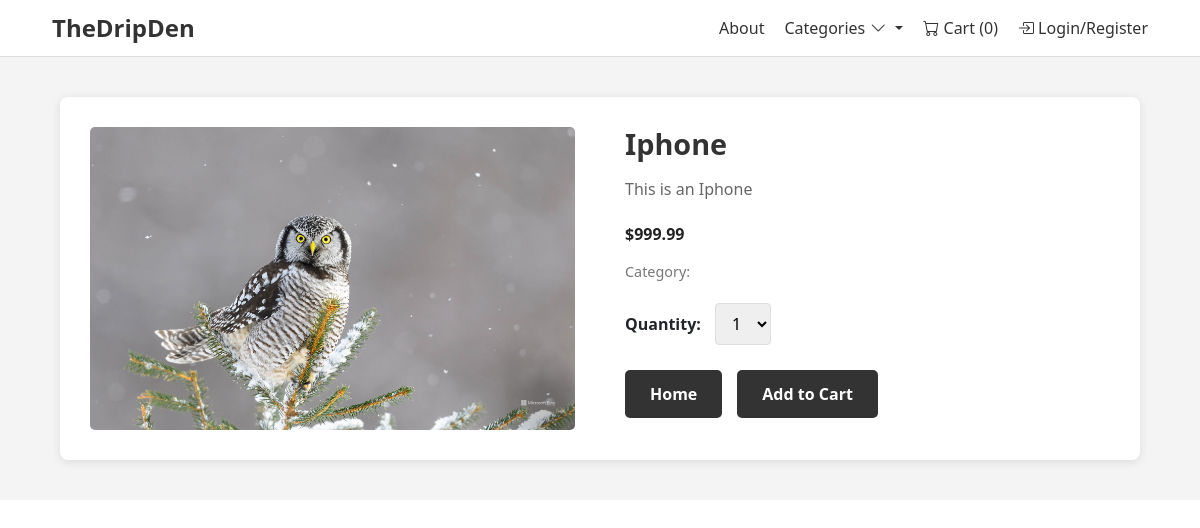
Page /product/1 on the committed database.
### store/models.py (models this page shows, shortened)
class Product(models.Model):
    name=models.CharField( max_length=100)
    price=models.DecimalField(default=0,decimal_places=2,max_digits=6)
    category=models.ForeignKey(Category,on_delete=models.CASCADE,default=1)
    description=models.CharField( max_length=250,default='',blank=True,null=True)
    image=models.ImageField(upload_to='uploads/product')
    is_sale=models.BooleanField(default=False)
    sale_price=models.DecimalField(default=0,decimal_places=2,max_digits=6)

### store/views.py (the view)
# urls.py: path('product/<int:pk>',views.product,name='product'),
def product(request,pk):
    product=Product.objects.get(id=pk)
    return render(request,'product.html',{'product':product})

### cart/cart.py (called while the page is built)
    def __len__(self):
        return len(self.cart)

### cart/context_processors.py (called while the page is built)
def cart(request):
    return {'cart':Cart(request)}

### store/templates/product.html (shortened to what this page needs)
{% extends 'base.html' %}
{% load static %}
{% block content %}
<link rel="stylesheet" href="{% static 'css/product_detail.css' %}">
<section class="product-detail">
  <div class="product-card">
    <div class="product-image">
      <img src="{{ product.image.url }}" alt="{{ product.name }}">
    </div>
    <div class="product-info">
      <h2>{{ product.name }}</h2>
      <p class="description">{{ product.description }}</p>
      {% if product.is_sale %}
      <div class="sale-label">Sale!</div>
      <p class="price">
        <del>${{ product.price }}</del>
        <span class="sale-price">${{ product.sale_price }}</span>
      </p>
      {% else %}
      <p class="price">${{ product.price }}</p>
      {% endif %}
      <p class="category">Category: {{ product.Category }}</p>
      <div class="quantity-section">
        <label for="qty-cart">Quantity:</label>
        <select id="qty-cart">
          <option value="1">1</option>
        </select>
      </div>
      <div class="buttons">
        <a href="{% url 'home' %}" class="btn">Home</a>
        <button type="button" id="add-cart" value="{{ product.id }}" class="btn">Add to Cart</button>
      </div>
    </div>
  </div>
</section>
{% endblock %}

### static/css/base.css (style rules this page uses)
* { margin: 0; padding: 0; box-sizing: border-box; }
body { font-family: Arial, sans-serif; line-height: 1.6; color: #333; background-color: #f4f4f4; }

### static/css/products.css (style rules this page uses)
.product-info .price { font-size: 1rem; font-weight: 600; color: #222; }
.product-info .category { font-size: 0.9rem; color: #777; margin-top: 5px; }

### static/css/product_detail.css (style rules this page uses)
.product-detail { padding: 40px 5vw; background-color: #f4f4f4; }
.product-card { display: flex; max-width: 1200px; margin: 0 auto; background-color: #fff; border-radius: 8px; padding: 30px; box-shadow: 0 2px 10px rgba(0, 0, 0, 0.1); gap: 30px; }
.product-image { flex: 1; }
.product-image img { width: 100%; height: auto; border-radius: 5px; }
.product-info { flex: 1; padding-left: 20px; }
.product-info h2 { font-size: 1.8rem; font-weight: 700; margin-bottom: 15px; color: #333; }
.description { font-size: 1rem; color: #666; line-height: 1.6; margin-bottom: 20px; }
.price { font-size: 1.3rem; font-weight: 700; color: #333; margin: 15px 0; }
.category { font-size: 0.9rem; color: #777; margin-bottom: 20px; }
.quantity-section { margin: 20px 0; }
.quantity-section label { font-weight: 600; margin-right: 10px; }
#qty-cart { padding: 8px 12px; border: 1px solid #ddd; border-radius: 4px; font-size: 1rem; }
.buttons { display: flex; gap: 15px; margin-top: 25px; }
.buttons .btn { padding: 12px 25px; background-color: #333; color: white; border: none; border-radius: 5px; text-decoration: none; font-weight: 600; transition: background-color 0.3s; }

### rows in the picture
Product: image (picture), name "Iphone", description "This is an Iphone", price "999.99"

### other values in the picture
{{ cart|length }} "0"
